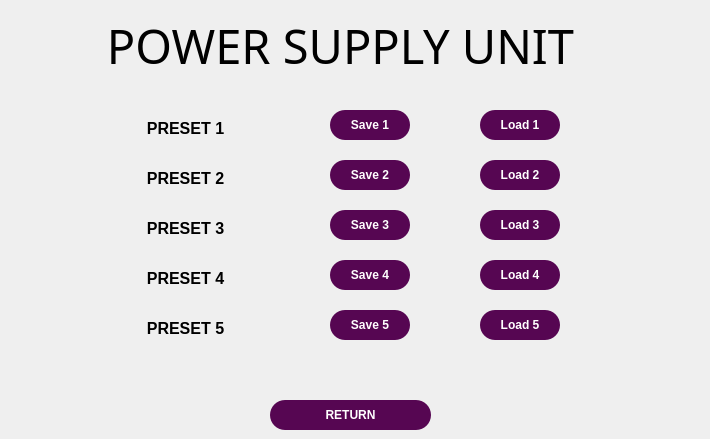
    <widget class="QWidget" name="page_psu_preset">
     <widget class="QPushButton" name="btn_psu_save_4">
      <property name="geometry">
       <rect>
        <x>330</x>
        <y>260</y>
        <width>80</width>
        <height>30</height>
       </rect>
      </property>
      <property name="font">
       <font>
        <family>Segoe UI</family>
        <weight>75</weight>
        <bold>true</bold>
        <kerning>false</kerning>
       </font>
      </property>
      <property name="styleSheet">
       <string notr="true">QPushButton {
	border-radius: 15px;
	color: rgb(255, 255, 255);
	background-color:			rgb(86,6,82);
}
QPushButton:hover {	
	background-color: 			   rgb(65, 4, 62);
}
</string>
      </property>
      <property name="text">
       <string>Save 4</string>
      </property>
      <property name="checkable">
       <bool>true</bool>
      </property>
     </widget>
     <widget class="QPushButton" name="btn_psu_save_1">
      <property name="geometry">
       <rect>
        <x>330</x>
        <y>110</y>
        <width>80</width>
        <height>30</height>
       </rect>
      </property>
      <property name="font">
       <font>
        <family>Segoe UI</family>
        <weight>75</weight>
        <bold>true</bold>
        <kerning>false</kerning>
       </font>
      </property>
      <property name="styleSheet">
       <string notr="true">QPushButton {
	border-radius: 15px;
	color: rgb(255, 255, 255);
	background-color:			rgb(86,6,82);
}
QPushButton:hover {	
	background-color: 			   rgb(65, 4, 62);
}
</string>
      </property>
      <property name="text">
       <string>Save 1</string>
      </property>
      <property name="checkable">
       <bool>true</bool>
      </property>
     </widget>
     <widget class="QPushButton" name="btn_psu_save_5">
      <property name="geometry">
       <rect>
        <x>330</x>
        <y>310</y>
        <width>80</width>
        <height>30</height>
       </rect>
      </property>
      <property name="font">
       <font>
        <family>Segoe UI</family>
        <weight>75</weight>
        <bold>true</bold>
        <kerning>false</kerning>
       </font>
      </property>
      <property name="styleSheet">
       <string notr="true">QPushButton {
	border-radius: 15px;
	color: rgb(255, 255, 255);
	background-color:			rgb(86,6,82);
}
QPushButton:hover {	
	background-color: 			   rgb(65, 4, 62);
}
</string>
      </property>
      <property name="text">
       <string>Save 5</string>
      </property>
      <property name="checkable">
       <bool>true</bool>
      </property>
     </widget>
     <widget class="QPushButton" name="btn_psu_load_2">
      <property name="geometry">
       <rect>
        <x>480</x>
        <y>160</y>
        <width>80</width>
        <height>30</height>
       </rect>
      </property>
      <property name="font">
       <font>
        <family>Segoe UI</family>
        <weight>75</weight>
        <bold>true</bold>
        <kerning>false</kerning>
       </font>
      </property>
      <property name="styleSheet">
       <string notr="true">QPushButton {
	border-radius: 15px;
	color: rgb(255, 255, 255);
	background-color:			rgb(86,6,82);
}
QPushButton:hover {	
	background-color: 			   rgb(65, 4, 62);
}
</string>
      </property>
      <property name="text">
       <string>Load 2</string>
      </property>
      <property name="checkable">
       <bool>true</bool>
      </property>
     </widget>
     <widget class="QPushButton" name="btn_psu_load_1">
      <property name="geometry">
       <rect>
        <x>480</x>
        <y>110</y>
        <width>80</width>
        <height>30</height>
       </rect>
      </property>
      <property name="font">
       <font>
        <family>Segoe UI</family>
        <weight>75</weight>
        <bold>true</bold>
        <kerning>false</kerning>
       </font>
      </property>
      <property name="styleSheet">
       <string notr="true">QPushButton {
	border-radius: 15px;
	color: rgb(255, 255, 255);
	background-color:			rgb(86,6,82);
}
QPushButton:hover {	
	background-color: 			   rgb(65, 4, 62);
}
</string>
      </property>
      <property name="text">
       <string>Load 1</string>
      </property>
      <property name="checkable">
       <bool>true</bool>
      </property>
     </widget>
     <widget class="QPushButton" name="btn_psu_load_5">
      <property name="geometry">
       <rect>
        <x>480</x>
        <y>310</y>
        <width>80</width>
        <height>30</height>
       </rect>
      </property>
      <property name="font">
       <font>
        <family>Segoe UI</family>
        <weight>75</weight>
        <bold>true</bold>
        <kerning>false</kerning>
       </font>
      </property>
      <property name="styleSheet">
       <string notr="true">QPushButton {
	border-radius: 15px;
	color: rgb(255, 255, 255);
	background-color:			rgb(86,6,82);
}
QPushButton:hover {	
	background-color: 			   rgb(65, 4, 62);
}
</string>
      </property>
      <property name="text">
       <string>Load 5</string>
      </property>
      <property name="checkable">
       <bool>true</bool>
      </property>
     </widget>
     <widget class="QPushButton" name="btn_psu_load_3">
      <property name="geometry">
       <rect>
        <x>480</x>
        <y>210</y>
        <width>80</width>
        <height>30</height>
       </rect>
      </property>
      <property name="font">
       <font>
        <family>Segoe UI</family>
        <weight>75</weight>
        <bold>true</bold>
        <kerning>false</kerning>
       </font>
      </property>
      <property name="styleSheet">
       <string notr="true">QPushButton {
	border-radius: 15px;
	color: rgb(255, 255, 255);
	background-color:			rgb(86,6,82);
}
QPushButton:hover {	
	background-color: 			   rgb(65, 4, 62);
}
</string>
      </property>
      <property name="text">
       <string>Load 3</string>
      </property>
      <property name="checkable">
       <bool>true</bool>
      </property>
     </widget>
     <widget class="QPushButton" name="btn_psu_save_2">
      <property name="geometry">
       <rect>
        <x>330</x>
        <y>160</y>
        <width>80</width>
        <height>30</height>
       </rect>
      </property>
      <property name="font">
       <font>
        <family>Segoe UI</family>
        <weight>75</weight>
        <bold>true</bold>
        <kerning>false</kerning>
       </font>
      </property>
      <property name="styleSheet">
       <string notr="true">QPushButton {
	border-radius: 15px;
	color: rgb(255, 255, 255);
	background-color:			rgb(86,6,82);
}
QPushButton:hover {	
	background-color: 			   rgb(65, 4, 62);
}
</string>
      </property>
      <property name="text">
       <string>Save 2</string>
      </property>
      <property name="checkable">
       <bool>true</bool>
      </property>
     </widget>
     <widget class="QPushButton" name="btn_psu_load_4">
      <property name="geometry">
       <rect>
        <x>480</x>
        <y>260</y>
        <width>80</width>
        <height>30</height>
       </rect>
      </property>
      <property name="font">
       <font>
        <family>Segoe UI</family>
        <weight>75</weight>
        <bold>true</bold>
        <kerning>false</kerning>
       </font>
      </property>
      <property name="styleSheet">
       <string notr="true">QPushButton {
	border-radius: 15px;
	color: rgb(255, 255, 255);
	background-color:			rgb(86,6,82);
}
QPushButton:hover {	
	background-color: 			   rgb(65, 4, 62);
}
</string>
      </property>
      <property name="text">
       <string>Load 4</string>
      </property>
      <property name="checkable">
       <bool>true</bool>
      </property>
     </widget>
     <widget class="QPushButton" name="btn_psu_save_3">
      <property name="geometry">
       <rect>
        <x>330</x>
        <y>210</y>
        <width>80</width>
        <height>30</height>
       </rect>
      </property>
      <property name="font">
       <font>
        <family>Segoe UI</family>
        <weight>75</weight>
        <bold>true</bold>
        <kerning>false</kerning>
       </font>
      </property>
      <property name="styleSheet">
       <string notr="true">QPushButton {
	border-radius: 15px;
	color: rgb(255, 255, 255);
	background-color:			rgb(86,6,82);
}
QPushButton:hover {	
	background-color: 			   rgb(65, 4, 62);
}
</string>
      </property>
      <property name="text">
       <string>Save 3</string>
      </property>
      <property name="checkable">
       <bool>true</bool>
      </property>
     </widget>
     <widget class="QLabel" name="text_psu_preset_1">
      <property name="geometry">
       <rect>
        <x>90</x>
        <y>110</y>
        <width>191</width>
        <height>36</height>
       </rect>
      </property>
      <property name="font">
       <font>
        <family>Segoe UI</family>
        <pointsize>12</pointsize>
        <weight>75</weight>
        <bold>true</bold>
       </font>
      </property>
      <property name="styleSheet">
       <string notr="true">background-color: rgba( 255, 255, 255, 0% );</string>
      </property>
      <property name="text">
       <string>PRESET 1</string>
      </property>
      <property name="alignment">
       <set>Qt::AlignCenter</set>
      </property>
     </widget>
     <widget class="QLabel" name="text_psu_title_2">
      <property name="geometry">
       <rect>
        <x>-10</x>
        <y>10</y>
        <width>701</width>
        <height>70</height>
       </rect>
      </property>
      <property name="font">
       <font>
        <family>Bahnschrift SemiBold Condensed</family>
        <pointsize>35</pointsize>
       </font>
      </property>
      <property name="styleSheet">
       <string notr="true">background-color: rgba(255, 255, 255, 0);</string>
      </property>
      <property name="text">
       <string>POWER SUPPLY UNIT</string>
      </property>
      <property name="alignment">
       <set>Qt::AlignCenter</set>
      </property>
     </widget>
     <widget class="QLabel" name="text_psu_preset_2">
      <property name="geometry">
       <rect>
        <x>90</x>
        <y>160</y>
        <width>191</width>
        <height>36</height>
       </rect>
      </property>
      <property name="font">
       <font>
        <family>Segoe UI</family>
        <pointsize>12</pointsize>
        <weight>75</weight>
        <bold>true</bold>
       </font>
      </property>
      <property name="styleSheet">
       <string notr="true">background-color: rgba( 255, 255, 255, 0% );</string>
      </property>
      <property name="text">
       <string>PRESET 2</string>
      </property>
      <property name="alignment">
       <set>Qt::AlignCenter</set>
      </property>
     </widget>
     <widget class="QLabel" name="text_psu_preset_3">
      <property name="geometry">
       <rect>
        <x>90</x>
        <y>210</y>
        <width>191</width>
        <height>36</height>
       </rect>
      </property>
      <property name="font">
       <font>
        <family>Segoe UI</family>
        <pointsize>12</pointsize>
        <weight>75</weight>
        <bold>true</bold>
       </font>
      </property>
      <property name="styleSheet">
       <string notr="true">background-color: rgba( 255, 255, 255, 0% );</string>
      </property>
      <property name="text">
       <string>PRESET 3</string>
      </property>
      <property name="alignment">
       <set>Qt::AlignCenter</set>
      </property>
     </widget>
     <widget class="QLabel" name="text_psu_preset_4">
      <property name="geometry">
       <rect>
        <x>90</x>
        <y>260</y>
        <width>191</width>
        <height>36</height>
       </rect>
      </property>
      <property name="font">
       <font>
        <family>Segoe UI</family>
        <pointsize>12</pointsize>
        <weight>75</weight>
        <bold>true</bold>
       </font>
      </property>
      <property name="styleSheet">
       <string notr="true">background-color: rgba( 255, 255, 255, 0% );</string>
      </property>
      <property name="text">
       <string>PRESET 4</string>
      </property>
      <property name="alignment">
       <set>Qt::AlignCenter</set>
      </property>
     </widget>
     <widget class="QLabel" name="text_psu_preset_5">
      <property name="geometry">
       <rect>
        <x>90</x>
        <y>310</y>
        <width>191</width>
        <height>36</height>
       </rect>
      </property>
      <property name="font">
       <font>
        <family>Segoe UI</family>
        <pointsize>12</pointsize>
        <weight>75</weight>
        <bold>true</bold>
       </font>
      </property>
      <property name="styleSheet">
       <string notr="true">background-color: rgba( 255, 255, 255, 0% );</string>
      </property>
      <property name="text">
       <string>PRESET 5</string>
      </property>
      <property name="alignment">
       <set>Qt::AlignCenter</set>
      </property>
     </widget>
     <widget class="QPushButton" name="btn_psu_return_psu">
      <property name="geometry">
       <rect>
        <x>270</x>
        <y>400</y>
        <width>161</width>
        <height>30</height>
       </rect>
      </property>
      <property name="font">
       <font>
        <family>Segoe UI</family>
        <weight>75</weight>
        <bold>true</bold>
        <kerning>false</kerning>
       </font>
      </property>
      <property name="styleSheet">
       <string notr="true">QPushButton {
	border-radius: 15px;
	color: rgb(255, 255, 255);
	background-color:			rgb(86,6,82);
}
QPushButton:hover {	
	background-color: 			   rgb(65, 4, 62);
}
</string>
      </property>
      <property name="text">
       <string>RETURN</string>
      </property>
      <property name="checkable">
       <bool>true</bool>
      </property>
     </widget>
    </widget>
